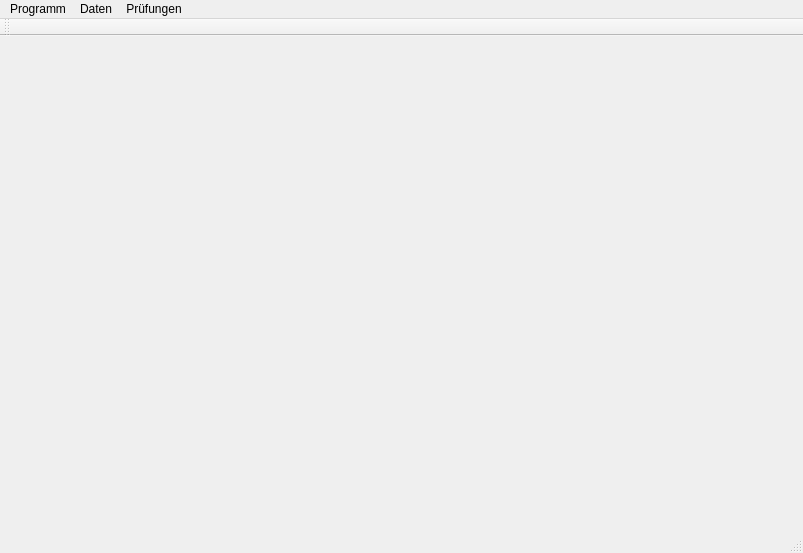
<?xml version="1.0" encoding="UTF-8"?>
<ui version="4.0">
 <class>FSHKWindow</class>
 <widget class="QMainWindow" name="FSHKWindow">
  <property name="geometry">
   <rect>
    <x>0</x>
    <y>0</y>
    <width>803</width>
    <height>553</height>
   </rect>
  </property>
  <property name="windowTitle">
   <string>FSHKWindow</string>
  </property>
  <widget class="QWidget" name="centralWidget"/>
  <widget class="QMenuBar" name="menuBar">
   <property name="geometry">
    <rect>
     <x>0</x>
     <y>0</y>
     <width>803</width>
     <height>30</height>
    </rect>
   </property>
   <widget class="QMenu" name="menuProgramm">
    <property name="title">
     <string>Programm</string>
    </property>
    <addaction name="actionInfo"/>
    <addaction name="actionBeenden"/>
   </widget>
   <widget class="QMenu" name="menuDaten">
    <property name="title">
     <string>Daten</string>
    </property>
    <addaction name="actionBetriebe"/>
    <addaction name="actionAuszubildende"/>
    <addaction name="actionProjekte"/>
    <addaction name="actionPruefungen"/>
   </widget>
   <widget class="QMenu" name="menuPr_fungen">
    <property name="title">
     <string>Prüfungen</string>
    </property>
    <addaction name="actionAktualisieren"/>
    <addaction name="actionZuordnen"/>
    <addaction name="actionAuswerten"/>
   </widget>
   <addaction name="menuProgramm"/>
   <addaction name="menuDaten"/>
   <addaction name="menuPr_fungen"/>
  </widget>
  <widget class="QToolBar" name="mainToolBar">
   <attribute name="toolBarArea">
    <enum>TopToolBarArea</enum>
   </attribute>
   <attribute name="toolBarBreak">
    <bool>false</bool>
   </attribute>
  </widget>
  <widget class="QStatusBar" name="statusBar">
   <property name="palette">
    <palette>
     <active>
      <colorrole role="WindowText">
       <brush brushstyle="SolidPattern">
        <color alpha="255">
         <red>170</red>
         <green>0</green>
         <blue>0</blue>
        </color>
       </brush>
      </colorrole>
     </active>
     <inactive>
      <colorrole role="WindowText">
       <brush brushstyle="SolidPattern">
        <color alpha="255">
         <red>170</red>
         <green>0</green>
         <blue>0</blue>
        </color>
       </brush>
      </colorrole>
     </inactive>
     <disabled>
      <colorrole role="WindowText">
       <brush brushstyle="SolidPattern">
        <color alpha="255">
         <red>165</red>
         <green>167</green>
         <blue>169</blue>
        </color>
       </brush>
      </colorrole>
     </disabled>
    </palette>
   </property>
  </widget>
  <action name="actionBeenden">
   <property name="text">
    <string>&amp;Beenden</string>
   </property>
  </action>
  <action name="actionInfo">
   <property name="text">
    <string>&amp;Info</string>
   </property>
  </action>
  <action name="actionBetriebe">
   <property name="text">
    <string>&amp;Betriebe</string>
   </property>
  </action>
  <action name="actionAuszubildende">
   <property name="text">
    <string>&amp;Auszubildende</string>
   </property>
  </action>
  <action name="actionProjekte">
   <property name="text">
    <string>&amp;Projekte</string>
   </property>
  </action>
  <action name="actionPruefungen">
   <property name="text">
    <string>Prüfungen</string>
   </property>
  </action>
  <action name="actionZuordnen">
   <property name="text">
    <string>&amp;Zuordnen</string>
   </property>
  </action>
  <action name="actionAuswerten">
   <property name="text">
    <string>&amp;Auswerten</string>
   </property>
  </action>
  <action name="actionAktualisieren">
   <property name="text">
    <string>A&amp;ktualisieren</string>
   </property>
  </action>
 </widget>
 <layoutdefault spacing="6" margin="11"/>
 <resources/>
 <connections/>
</ui>
